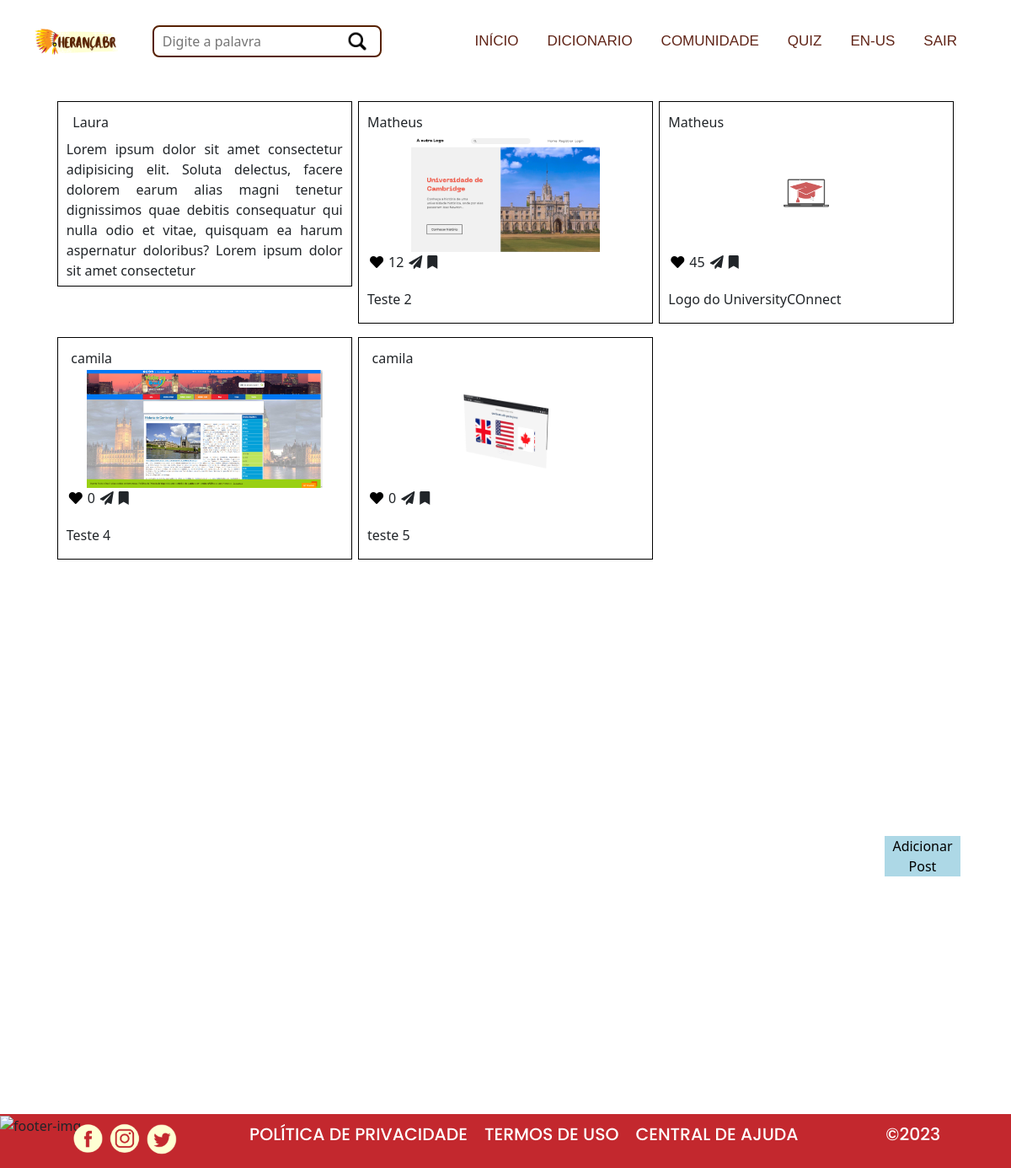
The app's page /community/ (signed in) with its own data.
### heranca/models.py (models this page shows, shortened)
class Post(models.Model):
    author = models.ForeignKey(User, on_delete=models.CASCADE)
    image = models.ImageField(upload_to='Posts/cover/%Y/%m/%d/', blank=True, null=True)
    description = models.CharField(max_length=255)
    is_public = models.BooleanField(default=True)
    likes_count = models.PositiveIntegerField(default=0)
    likes = models.ManyToManyField(User, related_name='liked_posts', blank=True)
    is_liked = models.BooleanField(default=False)

### heranca/views.py (the view)
# urls.py: path('community/', views.community, name="community"),
@login_required(login_url=reverse_lazy('account_login'))
def community(request):
    if request.method == 'POST':
        form = NewPost(request.POST, request.FILES)
        if form.is_valid():
            post = form.save(commit=False)
            post.author = request.user
            post.is_public = True
            post.save()
            return redirect('community')
    else:
        form = NewPost()
    user = request.user
    posts = Post.objects.filter(is_public=True)
    liked_posts = {}
    for post in posts:
        liked_posts[post.id] = user.is_authenticated and post.likes.filter(id=user.id).exists()
    return render(request, 'heranca/pages/community.html', {
        'page_title': "Community",
        'posts': posts,
        'liked_posts': liked_posts,
        'form': form,
    })

### heranca/forms.py
class NewPost(forms.ModelForm):
    class Meta:
        model = Post
        fields = ['image', 'description']

### templates/heranca/pages/community.html (shortened to what this page needs)
{% extends "base_heranca.html" %}
{% load static %}
{% load i18n %}
{% block content %}
<main class="main-width community-background">
    <section class="community-posts">
        {% for post in posts %}
            <div class="{% if post.image %}post-with-img{% else %}post{% endif %}
            ">
                <div class="post-author">
                    <div class="post-author-name" >{{post.author}}</div>
                </div>
                {% if post.image %}
                    <div class="post-img">
                        <img src="{{post.image.url}} "alt="post-img">
                    </div>
                    <div class="post-media">
                        <div class="post-like" >
                            <form method="post" action="{% url 'like_post' post.id %}">
                                <button type="submit" class="like-button" data-post-id="{{ post.id }}">
                                    {% if post.is_liked %}
                                    <i class="liked-red fa fa-heart" aria-hidden="true"></i>
                                    {% else %}
                                    <i class="fa fa-heart" aria-hidden="true"></i>
                                    {% endif %}
                                </button>
                            </form>
                        </div>
                        <div class="post-like">
                            <span class="likes-count" id="likes-count-{{ post.id }}">
                                {{ post.likes_count }}</span>
                        </div>
                        <div class="post-share" ><i class="fa fa-paper-plane" aria-hidden="true"></i></div>
                        <div class="post-keep" ><i class="fa fa-bookmark" aria-hidden="true"></i></div>
                    </div>
                    <div class="post-description">
                        {{post.description}}
                    </div>
                {% else %}
                    <div class="post-description">
                        {{post.description}}
                    </div>
                    <div class="post-media">
                        <div class="post-like" >
                            <form method="post" action="{% url 'like_post' post.id %}">
                                <button type="submit" class="like-button" data-post-id="{{ post.id }}">
                                </button>
                            </form>
                        </div>
                        <div class="post-like">
                        </div>
                        <div class="post-share" ></div>
                        <div class="post-keep" ></div>
                    </div>
                {% endif %}
            </div>
        {% endfor %}
    </section>
</main>
<button id="add-post" class="fixed-button">Adicionar Post</button>
{% endblock content %}

### base_static/heranca/css/stylesmatheus.css (style rules this page uses)
* { margin: 0px; padding: 0px; box-sizing: border-box; }
.main-width { margin: auto; min-width: 100px; max-width: 1100px; padding: 0 20px; }
#add-post { background-color: lightblue; width: 90px; text-align: center; position: fixed; bottom: 25%; right: 60px; border: none; }
.community-background { position: relative; }
.community-posts { display: grid; grid-template-columns: repeat(auto-fit, minmax(345px,1fr)); gap: 12px; justify-content: space-evenly; align-items: start; justify-items: center; padding: 20px 0; margin-bottom: 60%; }
.post { overflow-y: scroll; border: 1px solid black; background-color: rgb(255, 255, 255); padding: 10px; width: 350px; height: 220px; margin: 2px; }
.post-with-img { overflow-y: scroll; border: 1px solid black; background-color: rgb(255, 255, 255); padding: 10px; width: 350px; margin: 2px; }
.post-author { width: 100%; padding: 2px 0; display: flex; justify-content: space-evenly; align-items: center; }
.post-img { display: flex; justify-content: center; align-items: center; overflow: hidden; width: 100%; height: 140px; }
.post-img img { height: 100%; }
.post-media { width: 100%; display: flex; justify-content: space-evenly; align-items: center; padding-bottom: 14px; }
.post-media > div { margin: 0 3px; }
.like-button { border: none; background-color: transparent; }
.post-description { margin: 6px 0; text-align: justify; width: 100%; }

### records on screen
Post: author "Laura", description "Lorem ipsum dolor sit amet consectetur adipisicing elit. Soluta delectus, facere dolorem earum alias magni tenetur dignissimos quae debitis consequatur qui nulla odio et vitae, quisquam ea harum aspernatur doloribus? Lorem ipsum dolor sit amet consectetur"
Post: author "Matheus", image (picture), is_liked False (drawn), likes_count "12", description "Teste 2"
Post: author "Matheus", image (picture), is_liked False (drawn), likes_count "45", description "Logo do UniversityCOnnect"
Post: author "camila", image (picture), is_liked False (drawn), likes_count "0", description "Teste 4"
Post: author "camila", image (picture), is_liked False (drawn), likes_count "0", description "teste 5"
